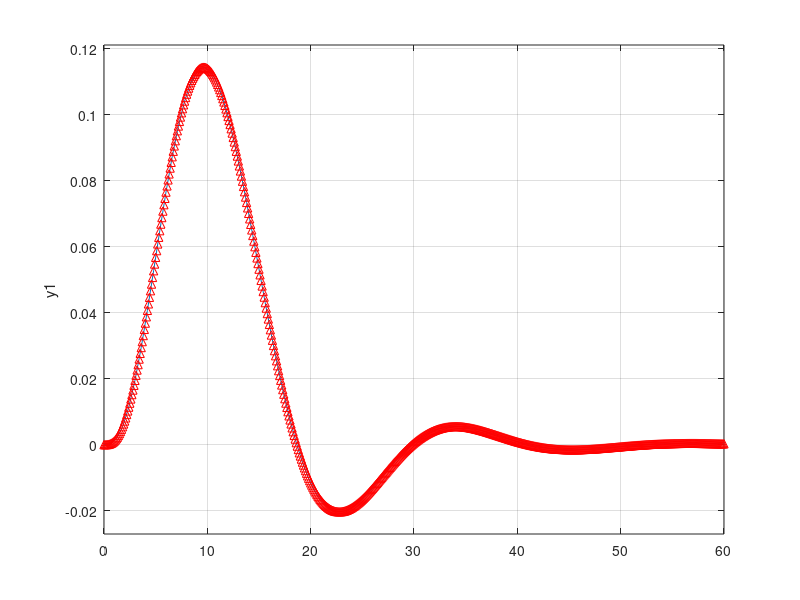
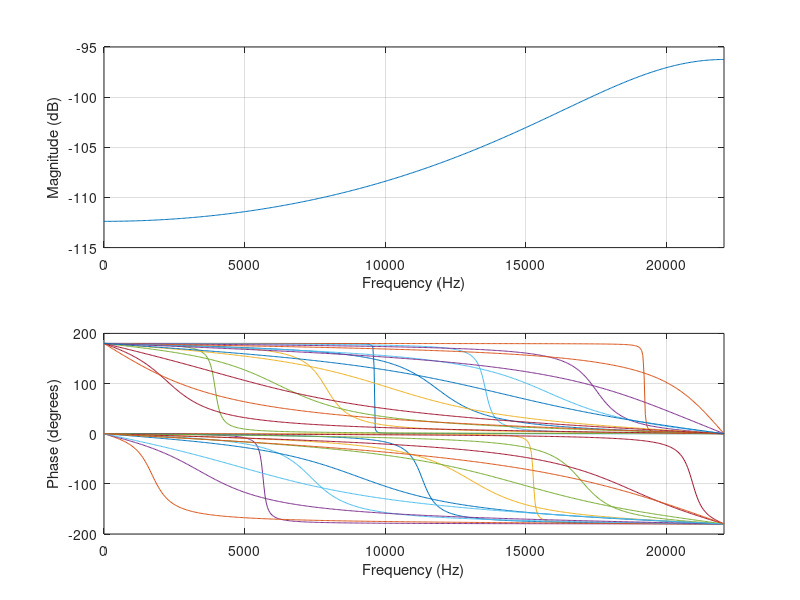
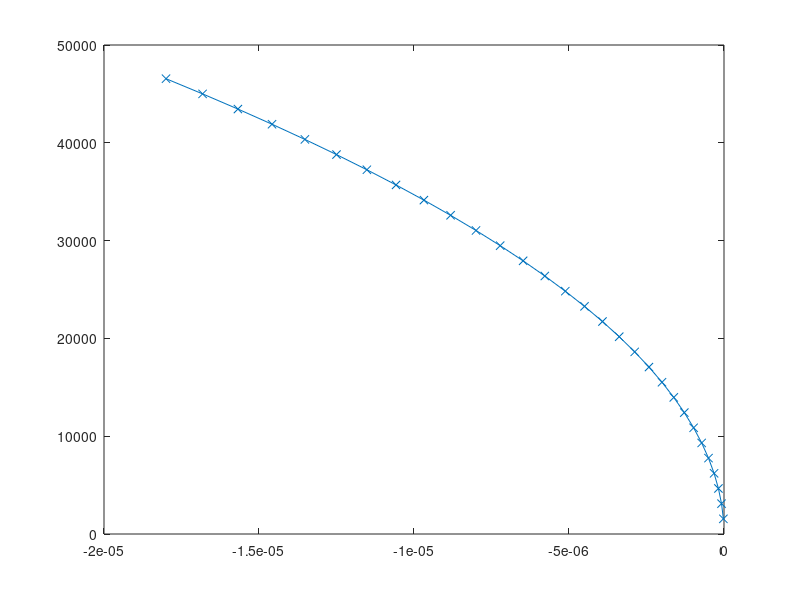

Write the MATLAB code that produced these figures, in order.
%%

[b,a] = butter(4,0.3,'s'); 
[bz,az] = impinvar(b,a,10);
sys = tf(b,a)
impulse(sys);
hold on;
impz(10*bz,az,[],10);


%%

%            b*z
% G = -----------------
%     z^2 + c_1*z + c_0

clear;

l = 0.65;
Ts = 60.97;
rho = 1140;
A = 0.5188*10^-6;
m = 1:30;

T = 44100;

H = [];
sigmas = [];
omegas = [];

if(findobj('type','figure','name','freqs'))
    freqs = figure(findobj('type','figure','name','freqs'));
else
    freqs = figure('name','freqs');
end

for i = m;
	sigma = -0.00000002*i^2;
	omega = i*(pi/l)*sqrt(Ts/(rho*A));
	
	sigmas = [sigmas sigma];
	omegas = [omegas omega];
	
	b = T*sin(omega*T)/(omega*T);
	c1 = -2*exp(sigma*T)*cos(omega*T);
	c0 = exp(2*sigma*T);
	
	num = [0 b 0];
	den = [1 c1 c0];
	
	%H = [H tf(num, den, 0.1)]

	hold on
	
	freqz(num,den,[], T);

end

hold off

if(findobj('type','figure','name','sebene'))
    sebene = figure(findobj('type','figure','name','sebene'));
else
    sebene = figure('name','sebene');
end

plot(sigmas,omegas, 'x-');

%sound(impulse(H,2),T);
